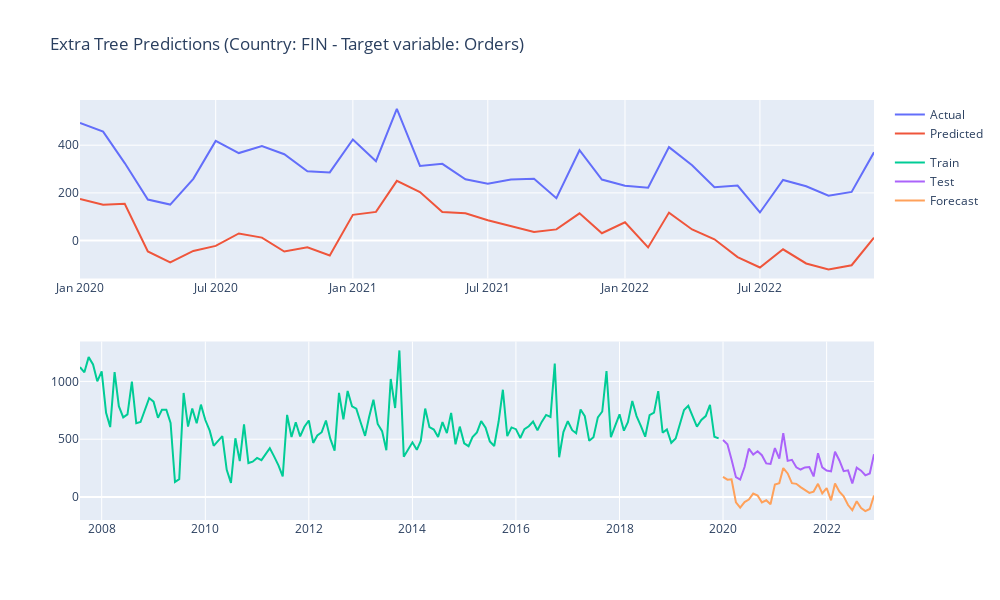
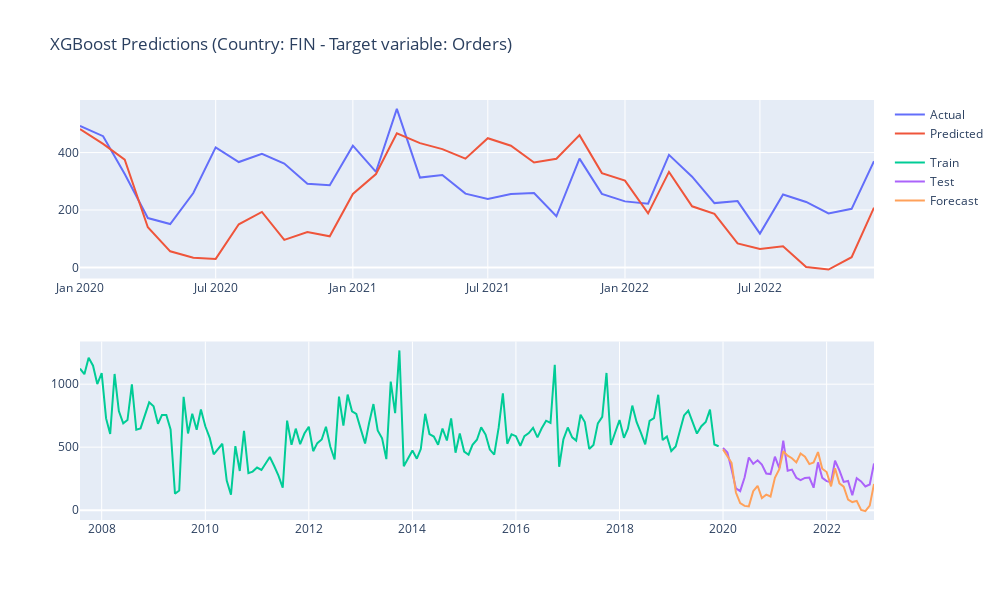
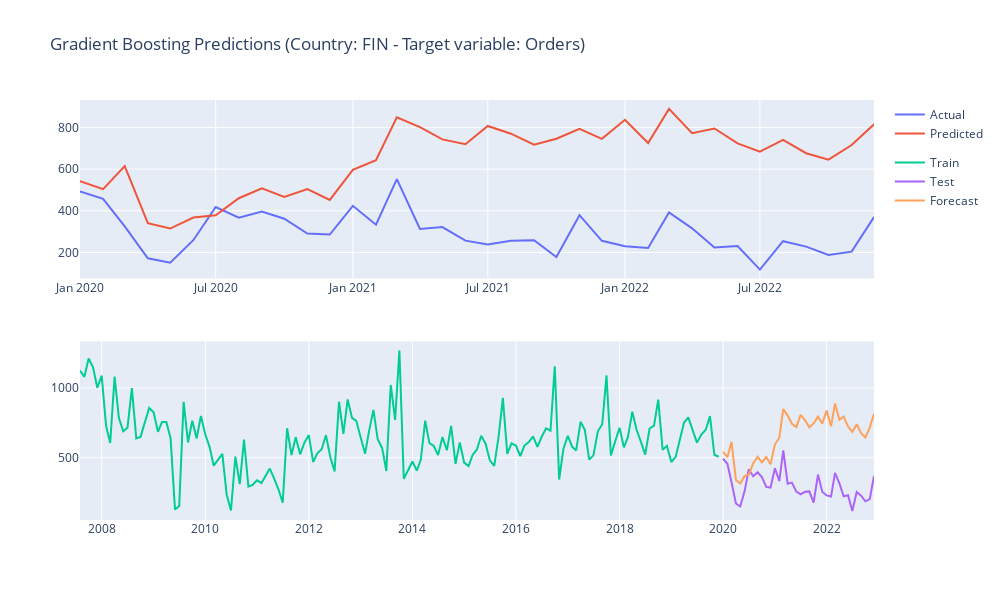
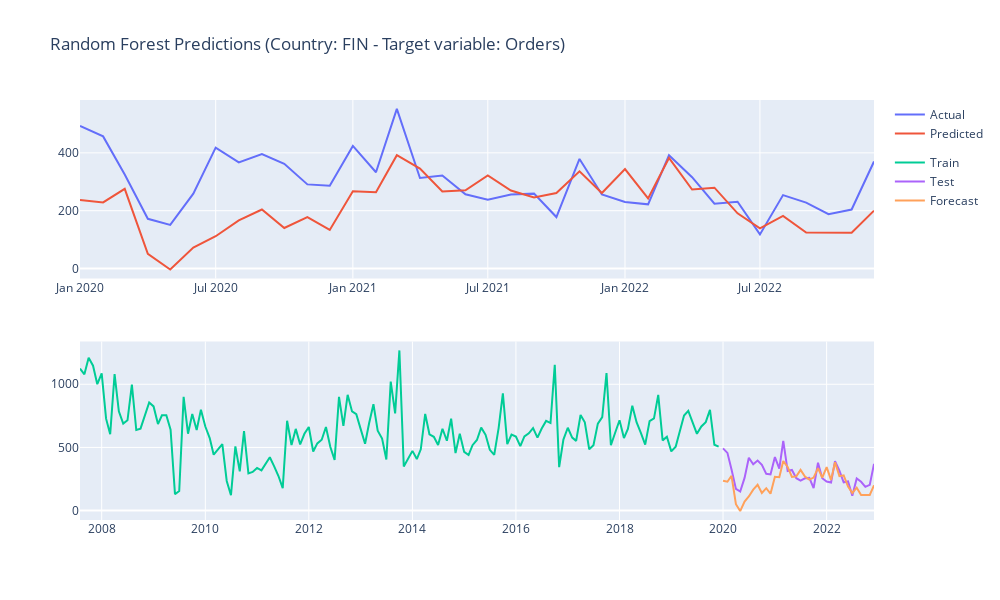

Here is the notebook cell these charts were saved with, in order:
### Markdown cell above
### ML Models

### Code cell
# Hyperparameters
modelclasses = [
    ["Extra Tree", ExtraTreesRegressor],
    ["XGBoost", XGBRegressor],
    ["Gradient Boosting", GradientBoostingRegressor],
    ["Random Forest", RandomForestRegressor],
    ["Ada Boost", AdaBoostRegressor],
    ["LightGBM", LGBMRegressor],
    ["Decision Tree", DecisionTreeRegressor]
]

for model_name, Model in modelclasses:
    
    # Instantiate the model
    model = Model()
    
    # Fit 
    model.fit(X_train,y_train)
        
    # Predict
    y_pred = model.predict(X_test) 

    if feature_engineering:

        # Create dataframe of predictions
        y_pred_df = pd.DataFrame(data=y_pred, index=test.index, columns=[dep_var])

        # Invert transformation
        y_pred_df_inv = invert_transformation(df_original[[dep_var]].iloc[:-steps],y_pred_df)

        # Score
        scoring(model_name, df_original[[dep_var]].iloc[-steps:].squeeze(), y_pred_df_inv[dep_var + '_forecast'].values, df_original, True, True)

    else:

        # Score
        scoring(model_name, y_test, y_pred, df, True, True)
